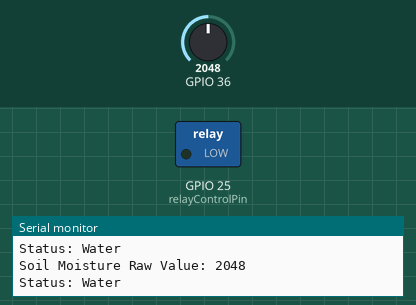
Simulated run of this sketch. Board: ESP32. Shown: switched loads named in the sketch (green lamp = pin HIGH), the last lines printed to the serial monitor. The inputs (shaded band) are chosen by the test bench; at power-on: GPIO 36 = 2048.

Above: at 10.8 s.
10.9 s: GPIO 36 set to 2845
21.5 s: GPIO 36 set to 2942
At 30.3 s:
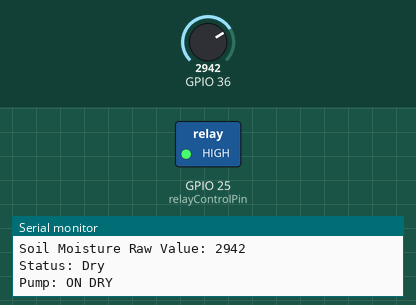
31.5 s: GPIO 36 set to 2866
At 40.3 s:
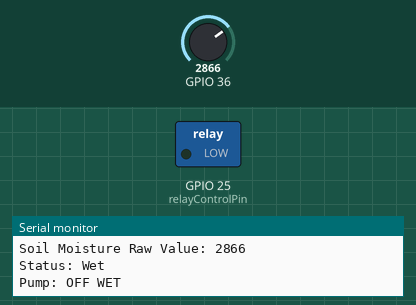
Timing chart, 0 to 41.8 s (numbered marks = the images above; inputs shaded):
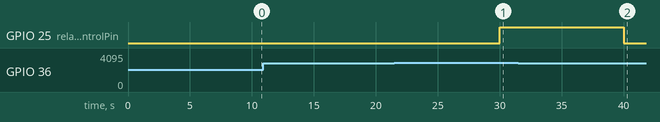

Measured:
- the behaviour switches between 2872 and 2873 on GPIO 36 (found by bisection; images 0 and 1)
- after the input at 21.5 s, GPIO 25 (relayControlPin): LOW → HIGH after 8.5 s
- after the input at 31.5 s, GPIO 25 (relayControlPin): HIGH → LOW after 8.5 s

The sketch:

toy_problem_moisture_pump_april_30.ino
```cpp
//#include <DHT22.h>

//one param of how dry

// Constants for soil moisture sensor thresholds
const int AirValue = 3207;   // maximum dry value
const int WaterValue = 2200; // minimum wet value
int intervals = (AirValue - WaterValue) / 3;
int soilMoistureValue = 0;

//#define pinDATA 4
//DHT22 dht22(pinDATA);

const int relayControlPin = 25; // Relay control pin for the pump

void setup() {
  pinMode(relayControlPin, OUTPUT);
  Serial.begin(115200);
  Serial.println("Starting sensors test...");
}

void loop() {
  // Read and process soil moisture data
  soilMoistureValue = analogRead(A0);
  Serial.print("Soil Moisture Raw Value: ");
  Serial.println(soilMoistureValue);

  // Display the moisture level and control the pump
  if (soilMoistureValue <= WaterValue) {
    Serial.println("Status: Water");
    digitalWrite(relayControlPin, LOW); // Soil is very wet, turn off the pump
  } else if (soilMoistureValue <= WaterValue + intervals) {
    Serial.println("Status: Very Wet");
    Serial.println("Pump: OFF VERY WET");
    digitalWrite(relayControlPin, LOW); // Still wet enough, keep pump off
  } else if (soilMoistureValue <= AirValue - intervals) {
    Serial.println("Status: Wet");
    Serial.println("Pump: OFF WET");
    digitalWrite(relayControlPin, LOW); // Moist enough, no watering needed
  } else if (soilMoistureValue < AirValue) {
    Serial.println("Status: Dry");
    digitalWrite(relayControlPin, HIGH); // Dry, turn on the pump
    Serial.println("Pump: ON DRY");
  } else {
    Serial.println("Status: Air");
    digitalWrite(relayControlPin, HIGH); // Very dry, definitely turn on the pump
    Serial.println("Pump: ON VERY DRY");
  }

  // // Read temperature and humidity
  // float temperature = dht22.getTemperature();
  // float humidity = dht22.getHumidity();
  // Serial.print("Humidity: ");
  // Serial.print(humidity, 1);
  // Serial.print("%\tTemperature: ");
  // Serial.print(temperature, 1);
  // Serial.println("°C");

  delay(10000); // Check every 10 seconds
}
```
